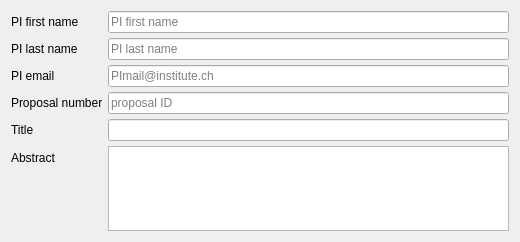
                        <widget class="QWidget" name="scrollAreaWidgetContents_2">
                         <property name="geometry">
                          <rect>
                           <x>0</x>
                           <y>0</y>
                           <width>520</width>
                           <height>242</height>
                          </rect>
                         </property>
                         <property name="sizePolicy">
                          <sizepolicy hsizetype="Preferred" vsizetype="Minimum">
                           <horstretch>0</horstretch>
                           <verstretch>0</verstretch>
                          </sizepolicy>
                         </property>
                         <property name="minimumSize">
                          <size>
                           <width>0</width>
                           <height>120</height>
                          </size>
                         </property>
                         <property name="styleSheet">
                          <string notr="true"/>
                         </property>
                         <layout class="QVBoxLayout" name="verticalLayout_30">
                          <item>
                           <layout class="QFormLayout" name="formLayoutPI">
                            <property name="fieldGrowthPolicy">
                             <enum>QFormLayout::AllNonFixedFieldsGrow</enum>
                            </property>
                            <property name="horizontalSpacing">
                             <number>5</number>
                            </property>
                            <property name="verticalSpacing">
                             <number>5</number>
                            </property>
                            <item row="1" column="0">
                             <widget class="QLabel" name="label_3">
                              <property name="text">
                               <string>PI first name</string>
                              </property>
                             </widget>
                            </item>
                            <item row="1" column="1">
                             <widget class="QLineEdit" name="lineEditPIFirstname">
                              <property name="minimumSize">
                               <size>
                                <width>200</width>
                                <height>0</height>
                               </size>
                              </property>
                              <property name="toolTip">
                               <string>First name of the PI for the given pgroup.</string>
                              </property>
                              <property name="whatsThis">
                               <string extracomment="First name of the PI for the given pgroup."/>
                              </property>
                              <property name="styleSheet">
                               <string notr="true"/>
                              </property>
                              <property name="text">
                               <string/>
                              </property>
                              <property name="placeholderText">
                               <string>PI first name</string>
                              </property>
                             </widget>
                            </item>
                            <item row="2" column="0">
                             <widget class="QLabel" name="label_4">
                              <property name="text">
                               <string>PI last name</string>
                              </property>
                             </widget>
                            </item>
                            <item row="2" column="1">
                             <widget class="QLineEdit" name="lineEditPILastname">
                              <property name="minimumSize">
                               <size>
                                <width>200</width>
                                <height>0</height>
                               </size>
                              </property>
                              <property name="toolTip">
                               <string>Last name of the PI for the given pgroup.</string>
                              </property>
                              <property name="styleSheet">
                               <string notr="true"/>
                              </property>
                              <property name="placeholderText">
                               <string>PI last name</string>
                              </property>
                             </widget>
                            </item>
                            <item row="3" column="0">
                             <widget class="QLabel" name="label_5">
                              <property name="text">
                               <string>PI email</string>
                              </property>
                             </widget>
                            </item>
                            <item row="3" column="1">
                             <widget class="QLineEdit" name="lineEditPIMail">
                              <property name="minimumSize">
                               <size>
                                <width>200</width>
                                <height>0</height>
                               </size>
                              </property>
                              <property name="toolTip">
                               <string>Email adress of the PI for the given pgroup.</string>
                              </property>
                              <property name="styleSheet">
                               <string notr="true"/>
                              </property>
                              <property name="inputMethodHints">
                               <set>Qt::ImhEmailCharactersOnly</set>
                              </property>
                              <property name="placeholderText">
                               <string>PImail@institute.ch</string>
                              </property>
                             </widget>
                            </item>
                            <item row="4" column="0">
                             <widget class="QLabel" name="labelProposal">
                              <property name="text">
                               <string>Proposal number</string>
                              </property>
                             </widget>
                            </item>
                            <item row="4" column="1">
                             <widget class="QLineEdit" name="lineEditProposalID_2">
                              <property name="minimumSize">
                               <size>
                                <width>200</width>
                                <height>0</height>
                               </size>
                              </property>
                              <property name="toolTip">
                               <string>Proposal number for the given pgroup. Leave empty if it does not exist.</string>
                              </property>
                              <property name="styleSheet">
                               <string notr="true"/>
                              </property>
                              <property name="echoMode">
                               <enum>QLineEdit::Normal</enum>
                              </property>
                              <property name="placeholderText">
                               <string>proposal ID</string>
                              </property>
                             </widget>
                            </item>
                            <item row="5" column="1">
                             <widget class="QLineEdit" name="lineEditTitle">
                              <property name="styleSheet">
                               <string notr="true"/>
                              </property>
                             </widget>
                            </item>
                            <item row="5" column="0">
                             <widget class="QLabel" name="labelTitle">
                              <property name="text">
                               <string>Title</string>
                              </property>
                             </widget>
                            </item>
                            <item row="6" column="1">
                             <widget class="QTextEdit" name="textEditAbstract">
                              <property name="enabled">
                               <bool>true</bool>
                              </property>
                              <property name="sizePolicy">
                               <sizepolicy hsizetype="Expanding" vsizetype="Minimum">
                                <horstretch>0</horstretch>
                                <verstretch>0</verstretch>
                               </sizepolicy>
                              </property>
                              <property name="minimumSize">
                               <size>
                                <width>0</width>
                                <height>80</height>
                               </size>
                              </property>
                              <property name="styleSheet">
                               <string notr="true"/>
                              </property>
                             </widget>
                            </item>
                            <item row="6" column="0">
                             <widget class="QLabel" name="labelAbstract">
                              <property name="text">
                               <string>Abstract</string>
                              </property>
                             </widget>
                            </item>
                           </layout>
                          </item>
                         </layout>
                        </widget>
